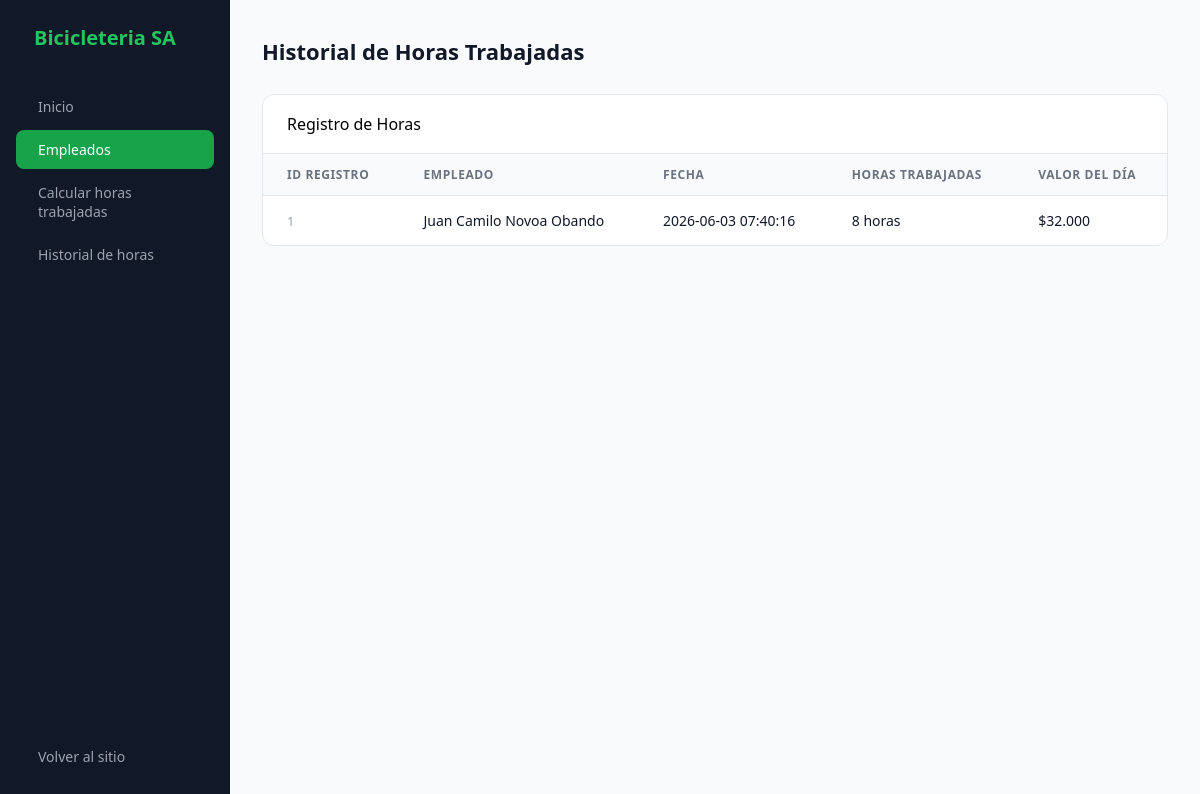
The app's page /crud/calcular_horas.php with its own data.
### tables this page shows
CREATE TABLE `registro_horas` (
  `id_registro` int(11) NOT NULL,
  `fecha` datetime DEFAULT NULL,
  `horas_trabajadas` int(11) DEFAULT NULL,
  `id_empleado` int(11) DEFAULT NULL
);

CREATE TABLE `empleado` (
  `id_empleado` int(11) NOT NULL,
  `nombre` varchar(50) DEFAULT NULL,
  `telefono` int(11) DEFAULT NULL,
  `cargo` varchar(20) DEFAULT NULL,
  `fecha_ingreso` datetime DEFAULT NULL,
  `correo` varchar(100) DEFAULT NULL,
  `contrasena` varchar(20) DEFAULT NULL
);

### crud/calcular_horas.php (the view, shortened to what this page needs)
<?php
include("../conexion.php");
$valor_hora = 4000;
$sql = "SELECT
            registro_horas.id_registro,
            registro_horas.fecha,
            registro_horas.horas_trabajadas,
            empleado.nombre
        FROM registro_horas
        INNER JOIN empleado
        ON registro_horas.id_empleado = empleado.id_empleado
        ORDER BY registro_horas.fecha DESC";
$resultado = mysqli_query($conexion, $sql);
?>
<!DOCTYPE html>
<html lang="es">
<head>
 <link rel="stylesheet" href="https://cdn.jsdelivr.net/npm/@tabler/icons-webfont@latest/tabler-icons.min.css">
</head>
<body>
<aside class="sidebar">
  <div class="sidebar-brand">
    <span>Bicicleteria SA</span>
  </div>
  <a href="panel.php" class="nav-item">
    <span>Inicio</span>
  </a>
  <a href="crud_empleado.php" class="nav-item active">
    <span>Empleados</span>
  </a>
  <a href="calcular_horas.php" class="nav-item">
    <span>Calcular horas trabajadas</span>
  </a>
  <a href="consultar_horas.php" class="nav-item">
    <span>Historial de horas</span>
  </a>
  <div class="nav-spacer"></div>
  <a href="../menucrud.php" class="nav-item">
    <span>Volver al sitio</span>
  </a>
</aside>
<main class="main">
    <div class="topbar">
        <h1>Historial de Horas Trabajadas</h1>
    </div>
    <div class="tabla-wrap">
        <div class="tabla-header">
            Registro de Horas
        </div>
        <table>
            <thead>
                <tr>
                    <th>ID Registro</th>
                    <th>Empleado</th>
                    <th>Fecha</th>
                    <th>Horas Trabajadas</th>
                    <th>Valor del Día</th>
                </tr>
            </thead>
            <tbody>
            <?php if(mysqli_num_rows($resultado) == 0): ?>
                <tr class="empty-row">
                    <td colspan="5">
                        No existen registros
                    </td>
                </tr>
            <?php else: ?>
                <?php while($fila = mysqli_fetch_assoc($resultado)): ?>
                <?php
                $valor_dia = $fila['horas_trabajadas'] * $valor_hora;
                ?>
                <tr>
                    <td class="id-cell">
                        <?php echo $fila['id_registro']; ?>
                    </td>
                    <td>
                        <?php echo htmlspecialchars($fila['nombre']); ?>
                    </td>
                    <td>
                        <?php echo $fila['fecha']; ?>
                    </td>
                    <td>
                        <?php echo $fila['horas_trabajadas']; ?> horas
                    </td>
                    <td>
                        $<?php echo number_format($valor_dia,0,',','.'); ?>
                    </td>
                </tr>
                <?php endwhile; ?>
            <?php endif; ?>
            </tbody>
        </table>
    </div>
</main>
</body>
</html>

### crud/calcular_horas.php (style rules this page uses)
* { box-sizing: border-box; margin: 0; padding: 0; }
body { font-family: 'Segoe UI', sans-serif; background: #F8FAFC; display: flex; min-height: 100vh; }
.sidebar { position: fixed; left: 0; top: 0; height: 100%; width: 230px; background: #111827; padding: 24px 16px; display: flex; flex-direction: column; gap: 4px; z-index: 100; }
.sidebar-brand { font-size: 20px; font-weight: 700; color: #22C55E; margin-bottom: 32px; padding: 0 8px; display: flex; align-items: center; gap: 10px; }
.nav-item { display: flex; align-items: center; gap: 10px; padding: 10px 12px; border-radius: 8px; color: #9CA3AF; font-size: 14px; font-weight: 500; text-decoration: none; transition: background .15s, color .15s; }
.nav-item.active { background: #16A34A; color: #fff; }
.nav-spacer { flex: 1; }
.main { margin-left: 230px; padding: 36px 32px; flex: 1; min-height: 100vh; }
.topbar { display: flex; justify-content: space-between; align-items: center; margin-bottom: 28px; }
.topbar h1 { font-size: 22px; font-weight: 700; color: #111827; }
.tabla-wrap { background: #fff; border-radius: 12px; border: 1px solid #E5E7EB; overflow: hidden; }
.tabla-header { display: flex; justify-content: space-between; align-items: center; padding: 18px 24px; border-bottom: 1px solid #E5E7EB; }
table { width: 100%; border-collapse: collapse; }
thead th { padding: 12px 24px; text-align: left; font-size: 12px; font-weight: 600; color: #6B7280; background: #F9FAFB; text-transform: uppercase; letter-spacing: .05em; border-bottom: 1px solid #E5E7EB; }
tbody td { padding: 15px 24px; font-size: 14px; color: #111827; border-bottom: 1px solid #F3F4F6; }
tbody tr:last-child td { border-bottom: none; }
.id-cell { color: #9CA3AF; font-size: 13px; }

### records on screen
registro_horas: id_registro "1", id_empleado.nombre "Juan Camilo Novoa Obando", fecha "2026-06-03 07:40:16", horas_trabajadas "8", horas_trabajadas "32.000"
